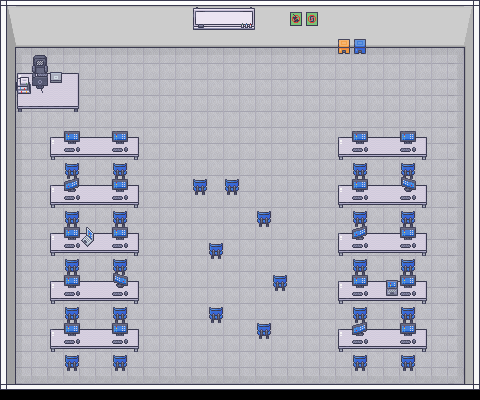

Tiled map render using the project's own tile images. Description and the map definition, with tile-layer contents summarised, below:
An orthogonal 30x25 tile map with 16x16 px tiles, 5 tile layers (Camada 1, Camada 2, Camada 3, Camada 4, ...).

<map version="1.5" tiledversion="2021.03.23" orientation="orthogonal" renderorder="right-down" width="30" height="25" tilewidth="16" tileheight="16" infinite="0" nextlayerid="7" nextobjectid="1">
 <tileset firstgid="1" name="office" tilewidth="16" tileheight="16" tilecount="944" columns="16">
  <image source="tiles_office.png" width="256" height="944" />
 </tileset>
 <layer id="1" name="Camada 1" width="30" height="25">
  <data>[750 cells, 750 non-empty, 23 distinct tile ids]</data>
 </layer>
 <layer id="2" name="Camada 2" width="30" height="25">
  <data>[750 cells, 138 non-empty, 22 distinct tile ids]</data>
 </layer>
 <layer id="3" name="Camada 3" width="30" height="25">
  <data>[750 cells, 66 non-empty, 11 distinct tile ids]</data>
 </layer>
 <layer id="4" name="Camada 4" width="30" height="25">
  <data>[750 cells, 44 non-empty, 8 distinct tile ids]</data>
 </layer>
 <layer id="6" name="Camada 5" width="30" height="25">
  <data>[750 cells, 7 non-empty, 7 distinct tile ids]</data>
 </layer>
</map>
